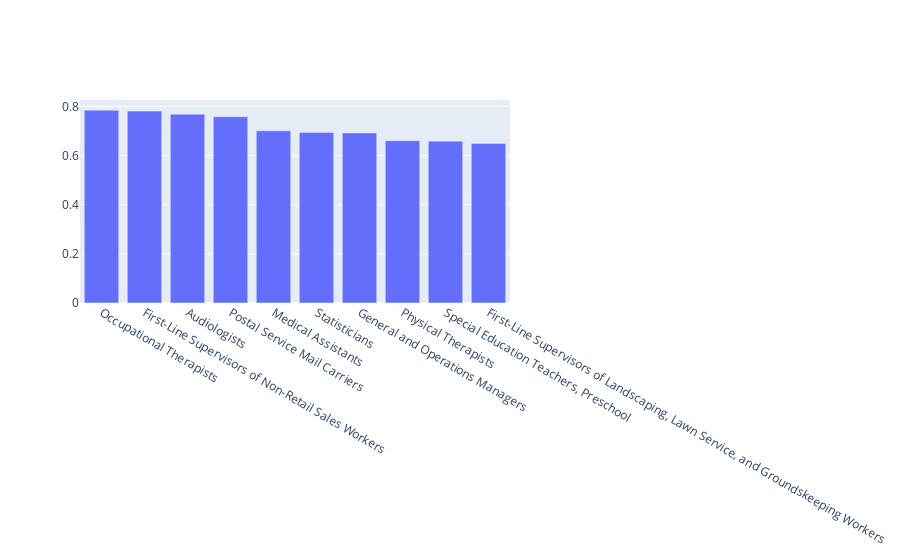

The notebook cell saved with this chart:
### Code cell
distribution(occ_interest)

### Figure 1 — Plotly figure (JSON) as saved in the notebook; plotly's stock layout.template omitted (floating-point values rounded to 4 significant figures)
{"data": [{"textposition": "auto", "type": "bar", "x": ["Occupational Therapists", "First-Line Supervisors of Non-Retail Sales Workers", "Audiologists", "Postal Service Mail Carriers", "Medical Assistants", "Statisticians", "General and Operations Managers", "Physical Therapists", "Special Education Teachers, Preschool", "First-Line Supervisors of Landscaping, Lawn Service, and Groundskeeping Workers", "First-Line Supervisors of Retail Sales Workers", "Special Education Teachers, Middle School", "Nursing Assistants", "Registered Nurses", "Mathematicians", "Psychiatric Aides", "Aerospace Engineers", "Electronics Engineers, Except Computer", "Agricultural Engineers", "First-Line Supervisors of Housekeeping and Janitorial Workers", "Preschool Teachers, Except Special Education", "Kindergarten Teachers, Except Special Education", "Loan Officers", "Historians", "Special Education Teachers, Secondary School", "Probation Officers and Correctional Treatment Specialists", "Elementary School Teachers, Except Special Education", "Political Scientists", "Postmasters and Mail Superintendents", "Secondary School Teachers, Except Special and Career/Technical Education"], "y": [0.7848, 0.7808, 0.7681, 0.7579, 0.7005, 0.6939, 0.692, 0.6605, 0.6587, 0.6495]}], "layout": {"barmode": "stack", "xaxis": {"categoryorder": "total descending"}}}
